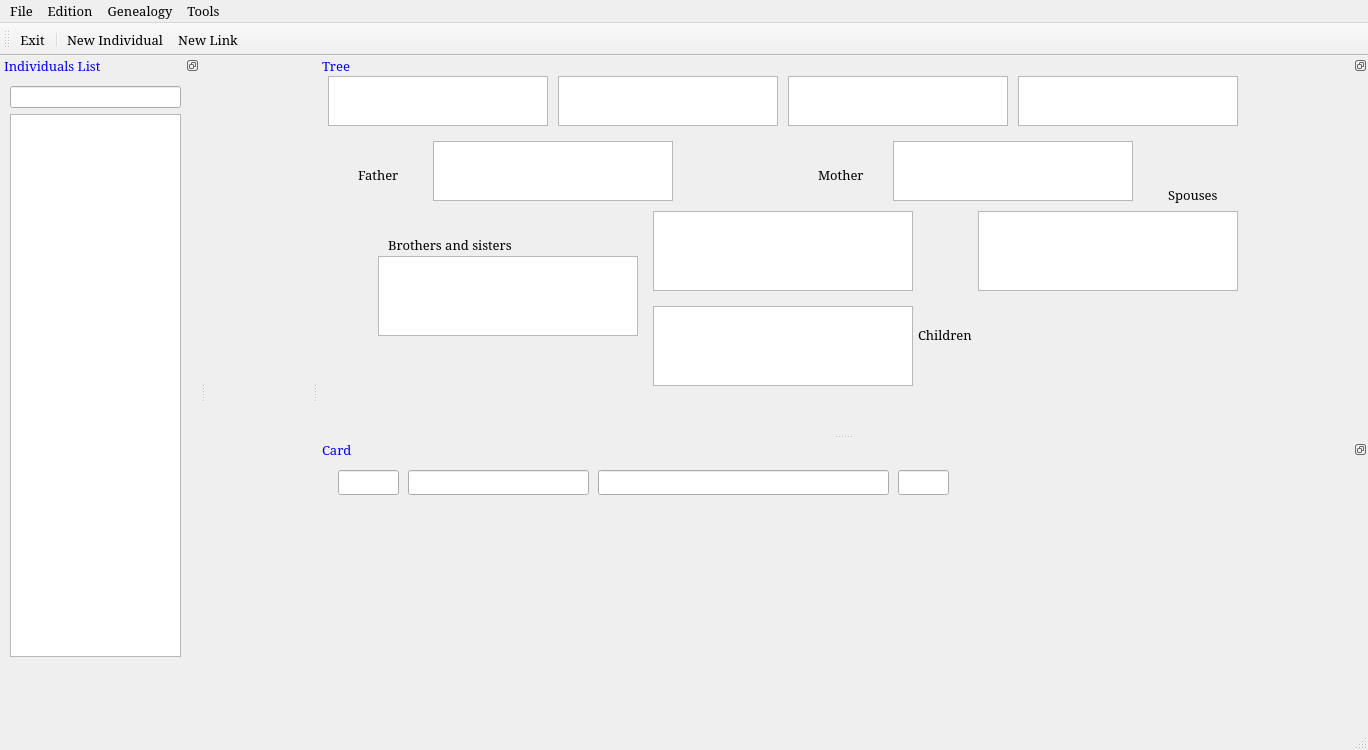
<?xml version="1.0" encoding="UTF-8"?>
<ui version="4.0">
 <class>MainWindow</class>
 <widget class="QMainWindow" name="MainWindow">
  <property name="geometry">
   <rect>
    <x>0</x>
    <y>0</y>
    <width>1368</width>
    <height>750</height>
   </rect>
  </property>
  <property name="minimumSize">
   <size>
    <width>800</width>
    <height>600</height>
   </size>
  </property>
  <property name="font">
   <font>
    <family>Serif</family>
    <pointsize>10</pointsize>
   </font>
  </property>
  <property name="windowTitle">
   <string>GENEALOGY</string>
  </property>
  <property name="windowIcon">
   <iconset>
    <normaloff>ressources_png/genealogy.png</normaloff>ressources_png/genealogy.png</iconset>
  </property>
  <property name="dockOptions">
   <set>QMainWindow::AllowTabbedDocks|QMainWindow::AnimatedDocks|QMainWindow::ForceTabbedDocks</set>
  </property>
  <widget class="QWidget" name="centralwidget"/>
  <widget class="QMenuBar" name="menubar">
   <property name="geometry">
    <rect>
     <x>0</x>
     <y>0</y>
     <width>1368</width>
     <height>22</height>
    </rect>
   </property>
   <widget class="QMenu" name="menu00">
    <property name="title">
     <string>File</string>
    </property>
    <widget class="QMenu" name="menu01">
     <property name="title">
      <string>Import</string>
     </property>
     <addaction name="switch01"/>
     <addaction name="switch02"/>
    </widget>
    <widget class="QMenu" name="menu02">
     <property name="title">
      <string>Export</string>
     </property>
     <addaction name="switch03"/>
     <addaction name="switch04"/>
     <addaction name="separator"/>
     <addaction name="switch05"/>
     <addaction name="switch06"/>
    </widget>
    <addaction name="switch00"/>
    <addaction name="separator"/>
    <addaction name="menu01"/>
    <addaction name="separator"/>
    <addaction name="menu02"/>
    <addaction name="separator"/>
    <addaction name="switch07"/>
   </widget>
   <widget class="QMenu" name="menu04">
    <property name="title">
     <string>Genealogy</string>
    </property>
    <addaction name="switch09"/>
    <addaction name="switch10"/>
   </widget>
   <widget class="QMenu" name="menu05">
    <property name="title">
     <string>Tools</string>
    </property>
    <addaction name="switch11"/>
    <addaction name="switch12"/>
    <addaction name="switch13"/>
   </widget>
   <widget class="QMenu" name="menu03">
    <property name="title">
     <string>Edition</string>
    </property>
    <addaction name="switch08"/>
   </widget>
   <addaction name="menu00"/>
   <addaction name="menu03"/>
   <addaction name="menu04"/>
   <addaction name="menu05"/>
  </widget>
  <widget class="QStatusBar" name="statusbar"/>
  <widget class="QToolBar" name="toolBar">
   <property name="windowTitle">
    <string>toolBar</string>
   </property>
   <attribute name="toolBarArea">
    <enum>TopToolBarArea</enum>
   </attribute>
   <attribute name="toolBarBreak">
    <bool>false</bool>
   </attribute>
   <addaction name="switch07"/>
   <addaction name="separator"/>
   <addaction name="switch09"/>
   <addaction name="switch10"/>
  </widget>
  <widget class="QDockWidget" name="IndividualsList">
   <property name="minimumSize">
    <size>
     <width>200</width>
     <height>600</height>
    </size>
   </property>
   <property name="baseSize">
    <size>
     <width>200</width>
     <height>620</height>
    </size>
   </property>
   <property name="font">
    <font>
     <family>Serif</family>
     <pointsize>10</pointsize>
    </font>
   </property>
   <property name="styleSheet">
    <string notr="true">QDockWidget {color:blue}</string>
   </property>
   <property name="features">
    <set>QDockWidget::DockWidgetFloatable|QDockWidget::DockWidgetMovable</set>
   </property>
   <property name="allowedAreas">
    <set>Qt::LeftDockWidgetArea|Qt::TopDockWidgetArea</set>
   </property>
   <property name="windowTitle">
    <string>Individuals List</string>
   </property>
   <attribute name="dockWidgetArea">
    <number>1</number>
   </attribute>
   <widget class="QWidget" name="dockWidgetContents_7">
    <widget class="QWidget" name="verticalLayoutWidget">
     <property name="geometry">
      <rect>
       <x>10</x>
       <y>10</y>
       <width>171</width>
       <height>571</height>
      </rect>
     </property>
     <layout class="QVBoxLayout" name="verticalLayout">
      <item>
       <widget class="QLineEdit" name="IndivSelect"/>
      </item>
      <item>
       <widget class="QListWidget" name="IndivList">
        <property name="font">
         <font>
          <family>Courier 10 Pitch</family>
          <pointsize>10</pointsize>
         </font>
        </property>
       </widget>
      </item>
     </layout>
    </widget>
   </widget>
  </widget>
  <widget class="QDockWidget" name="Tree">
   <property name="minimumSize">
    <size>
     <width>1050</width>
     <height>330</height>
    </size>
   </property>
   <property name="baseSize">
    <size>
     <width>1050</width>
     <height>310</height>
    </size>
   </property>
   <property name="autoFillBackground">
    <bool>true</bool>
   </property>
   <property name="styleSheet">
    <string notr="true">QDockWidget {color:blue; background: white}</string>
   </property>
   <property name="features">
    <set>QDockWidget::DockWidgetFloatable|QDockWidget::DockWidgetMovable</set>
   </property>
   <property name="allowedAreas">
    <set>Qt::RightDockWidgetArea|Qt::TopDockWidgetArea</set>
   </property>
   <property name="windowTitle">
    <string>Tree</string>
   </property>
   <attribute name="dockWidgetArea">
    <number>2</number>
   </attribute>
   <widget class="QWidget" name="dockWidgetContents_8">
    <property name="font">
     <font>
      <family>Serif</family>
      <pointsize>10</pointsize>
     </font>
    </property>
    <widget class="QListWidget" name="PaternelGrandFather">
     <property name="geometry">
      <rect>
       <x>10</x>
       <y>0</y>
       <width>220</width>
       <height>50</height>
      </rect>
     </property>
    </widget>
    <widget class="QListWidget" name="PaternelGrandMother">
     <property name="geometry">
      <rect>
       <x>240</x>
       <y>0</y>
       <width>220</width>
       <height>50</height>
      </rect>
     </property>
    </widget>
    <widget class="QListWidget" name="MaternelGrandFather">
     <property name="geometry">
      <rect>
       <x>470</x>
       <y>0</y>
       <width>220</width>
       <height>50</height>
      </rect>
     </property>
    </widget>
    <widget class="QListWidget" name="MaternelGrandMother">
     <property name="geometry">
      <rect>
       <x>700</x>
       <y>0</y>
       <width>220</width>
       <height>50</height>
      </rect>
     </property>
    </widget>
    <widget class="QListWidget" name="Father">
     <property name="geometry">
      <rect>
       <x>115</x>
       <y>65</y>
       <width>240</width>
       <height>60</height>
      </rect>
     </property>
    </widget>
    <widget class="QListWidget" name="Mother">
     <property name="geometry">
      <rect>
       <x>575</x>
       <y>65</y>
       <width>240</width>
       <height>60</height>
      </rect>
     </property>
    </widget>
    <widget class="QListWidget" name="Individual">
     <property name="geometry">
      <rect>
       <x>335</x>
       <y>135</y>
       <width>260</width>
       <height>80</height>
      </rect>
     </property>
    </widget>
    <widget class="QListWidget" name="Children">
     <property name="geometry">
      <rect>
       <x>335</x>
       <y>230</y>
       <width>260</width>
       <height>80</height>
      </rect>
     </property>
    </widget>
    <widget class="QListWidget" name="BrothersandSisters">
     <property name="geometry">
      <rect>
       <x>60</x>
       <y>180</y>
       <width>260</width>
       <height>80</height>
      </rect>
     </property>
    </widget>
    <widget class="QListWidget" name="Spouse">
     <property name="geometry">
      <rect>
       <x>660</x>
       <y>135</y>
       <width>260</width>
       <height>80</height>
      </rect>
     </property>
    </widget>
    <widget class="QLabel" name="label00">
     <property name="geometry">
      <rect>
       <x>40</x>
       <y>90</y>
       <width>67</width>
       <height>17</height>
      </rect>
     </property>
     <property name="text">
      <string>Father</string>
     </property>
    </widget>
    <widget class="QLabel" name="label01">
     <property name="geometry">
      <rect>
       <x>500</x>
       <y>90</y>
       <width>67</width>
       <height>17</height>
      </rect>
     </property>
     <property name="text">
      <string>Mother</string>
     </property>
    </widget>
    <widget class="QLabel" name="label02">
     <property name="geometry">
      <rect>
       <x>70</x>
       <y>160</y>
       <width>151</width>
       <height>17</height>
      </rect>
     </property>
     <property name="text">
      <string>Brothers and sisters</string>
     </property>
    </widget>
    <widget class="QLabel" name="label03">
     <property name="geometry">
      <rect>
       <x>850</x>
       <y>110</y>
       <width>67</width>
       <height>17</height>
      </rect>
     </property>
     <property name="text">
      <string>Spouses</string>
     </property>
    </widget>
    <widget class="QLabel" name="label04">
     <property name="geometry">
      <rect>
       <x>600</x>
       <y>250</y>
       <width>67</width>
       <height>17</height>
      </rect>
     </property>
     <property name="text">
      <string>Children</string>
     </property>
    </widget>
   </widget>
  </widget>
  <widget class="QDockWidget" name="Card">
   <property name="minimumSize">
    <size>
     <width>1050</width>
     <height>250</height>
    </size>
   </property>
   <property name="baseSize">
    <size>
     <width>1050</width>
     <height>250</height>
    </size>
   </property>
   <property name="styleSheet">
    <string notr="true">QDockWidget {color:blue}</string>
   </property>
   <property name="features">
    <set>QDockWidget::DockWidgetFloatable|QDockWidget::DockWidgetMovable</set>
   </property>
   <property name="allowedAreas">
    <set>Qt::BottomDockWidgetArea|Qt::RightDockWidgetArea</set>
   </property>
   <property name="windowTitle">
    <string>Card</string>
   </property>
   <attribute name="dockWidgetArea">
    <number>2</number>
   </attribute>
   <widget class="QWidget" name="dockWidgetContents">
    <widget class="QLineEdit" name="CId">
     <property name="geometry">
      <rect>
       <x>20</x>
       <y>10</y>
       <width>61</width>
       <height>25</height>
      </rect>
     </property>
    </widget>
    <widget class="QLineEdit" name="CName">
     <property name="geometry">
      <rect>
       <x>90</x>
       <y>10</y>
       <width>181</width>
       <height>25</height>
      </rect>
     </property>
    </widget>
    <widget class="QLineEdit" name="CFirstname">
     <property name="geometry">
      <rect>
       <x>280</x>
       <y>10</y>
       <width>291</width>
       <height>25</height>
      </rect>
     </property>
    </widget>
    <widget class="QLineEdit" name="CSexe">
     <property name="geometry">
      <rect>
       <x>580</x>
       <y>10</y>
       <width>51</width>
       <height>25</height>
      </rect>
     </property>
    </widget>
   </widget>
  </widget>
  <action name="switch00">
   <property name="text">
    <string>Open</string>
   </property>
   <property name="statusTip">
    <string>Open</string>
   </property>
  </action>
  <action name="switch07">
   <property name="icon">
    <iconset>
     <normaloff>ressources_png/quitter.png</normaloff>ressources_png/quitter.png</iconset>
   </property>
   <property name="text">
    <string>Exit</string>
   </property>
  </action>
  <action name="switch01">
   <property name="text">
    <string>CSV</string>
   </property>
  </action>
  <action name="switch02">
   <property name="text">
    <string>GEDCOM</string>
   </property>
  </action>
  <action name="switch03">
   <property name="text">
    <string>CSV</string>
   </property>
  </action>
  <action name="switch04">
   <property name="text">
    <string>GEDCOM</string>
   </property>
  </action>
  <action name="switch05">
   <property name="text">
    <string>HTML</string>
   </property>
  </action>
  <action name="switch06">
   <property name="text">
    <string>PDF</string>
   </property>
  </action>
  <action name="switch09">
   <property name="icon">
    <iconset>
     <normaloff>ressources_png/new.png</normaloff>ressources_png/new.png</iconset>
   </property>
   <property name="text">
    <string>New Individual</string>
   </property>
  </action>
  <action name="switch10">
   <property name="icon">
    <iconset>
     <normaloff>ressources_png/lien.png</normaloff>ressources_png/lien.png</iconset>
   </property>
   <property name="text">
    <string>New Link</string>
   </property>
  </action>
  <action name="switch11">
   <property name="text">
    <string>DbtoTxt</string>
   </property>
  </action>
  <action name="switch12">
   <property name="text">
    <string>Analyse</string>
   </property>
  </action>
  <action name="switch13">
   <property name="text">
    <string>Private/Public</string>
   </property>
  </action>
  <action name="switch08">
   <property name="text">
    <string>Configuration</string>
   </property>
  </action>
 </widget>
 <resources/>
 <connections/>
</ui>
